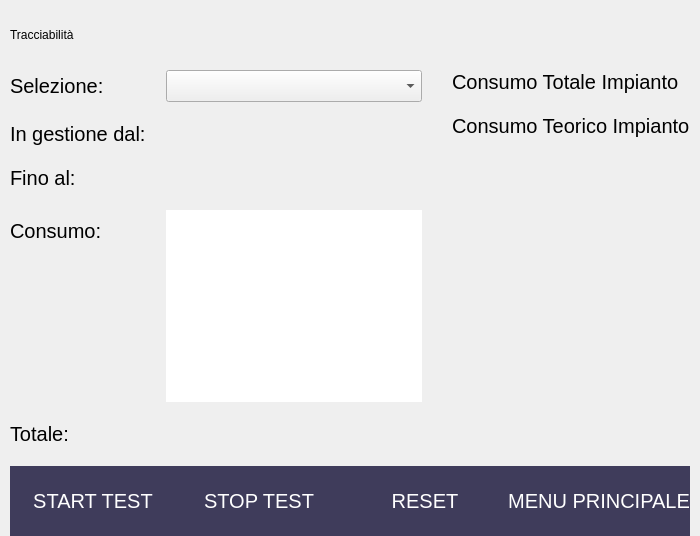
               <widget class="QWidget" name="pgHistory">
                <layout class="QVBoxLayout" name="verticalLayout_9">
                 <property name="spacing">
                  <number>10</number>
                 </property>
                 <property name="leftMargin">
                  <number>10</number>
                 </property>
                 <property name="topMargin">
                  <number>10</number>
                 </property>
                 <property name="rightMargin">
                  <number>10</number>
                 </property>
                 <property name="bottomMargin">
                  <number>0</number>
                 </property>
                 <item>
                  <widget class="QFrame" name="frHistory">
                   <property name="maximumSize">
                    <size>
                     <width>16777215</width>
                     <height>16777215</height>
                    </size>
                   </property>
                   <property name="frameShape">
                    <enum>QFrame::NoFrame</enum>
                   </property>
                   <property name="frameShadow">
                    <enum>QFrame::Plain</enum>
                   </property>
                   <layout class="QGridLayout" name="gridLayout_5">
                    <property name="leftMargin">
                     <number>0</number>
                    </property>
                    <property name="topMargin">
                     <number>0</number>
                    </property>
                    <property name="rightMargin">
                     <number>0</number>
                    </property>
                    <property name="bottomMargin">
                     <number>10</number>
                    </property>
                    <property name="horizontalSpacing">
                     <number>30</number>
                    </property>
                    <property name="verticalSpacing">
                     <number>10</number>
                    </property>
                    <item row="1" column="0">
                     <widget class="QFrame" name="frHistoryLeft">
                      <property name="styleSheet">
                       <string notr="true">font-size: 15pt;</string>
                      </property>
                      <property name="frameShape">
                       <enum>QFrame::NoFrame</enum>
                      </property>
                      <property name="frameShadow">
                       <enum>QFrame::Plain</enum>
                      </property>
                      <layout class="QFormLayout" name="formLayout_2">
                       <property name="horizontalSpacing">
                        <number>20</number>
                       </property>
                       <property name="verticalSpacing">
                        <number>20</number>
                       </property>
                       <property name="leftMargin">
                        <number>0</number>
                       </property>
                       <property name="topMargin">
                        <number>0</number>
                       </property>
                       <property name="rightMargin">
                        <number>0</number>
                       </property>
                       <property name="bottomMargin">
                        <number>0</number>
                       </property>
                       <item row="0" column="0">
                        <widget class="QLabel" name="lblHistorySel">
                         <property name="text">
                          <string>Selezione:</string>
                         </property>
                        </widget>
                       </item>
                       <item row="0" column="1">
                        <widget class="QComboBox" name="comHistorySel">
                         <property name="sizePolicy">
                          <sizepolicy hsizetype="Preferred" vsizetype="Preferred">
                           <horstretch>0</horstretch>
                           <verstretch>0</verstretch>
                          </sizepolicy>
                         </property>
                        </widget>
                       </item>
                       <item row="1" column="0">
                        <widget class="QLabel" name="lblHistoryGestDal">
                         <property name="text">
                          <string>In gestione dal:</string>
                         </property>
                        </widget>
                       </item>
                       <item row="1" column="1">
                        <widget class="QLabel" name="txtHistoryGestDal">
                         <property name="styleSheet">
                          <string notr="true">border: none;</string>
                         </property>
                         <property name="text">
                          <string/>
                         </property>
                         <property name="alignment">
                          <set>Qt::AlignCenter</set>
                         </property>
                        </widget>
                       </item>
                       <item row="3" column="0">
                        <widget class="QLabel" name="lblHistoryCons">
                         <property name="text">
                          <string>Consumo:</string>
                         </property>
                        </widget>
                       </item>
                       <item row="3" column="1">
                        <widget class="QTableWidget" name="tableWidget">
                         <property name="sizePolicy">
                          <sizepolicy hsizetype="Preferred" vsizetype="Preferred">
                           <horstretch>0</horstretch>
                           <verstretch>0</verstretch>
                          </sizepolicy>
                         </property>
                         <property name="styleSheet">
                          <string notr="true"/>
                         </property>
                         <property name="frameShape">
                          <enum>QFrame::NoFrame</enum>
                         </property>
                         <property name="frameShadow">
                          <enum>QFrame::Plain</enum>
                         </property>
                        </widget>
                       </item>
                       <item row="4" column="0">
                        <widget class="QLabel" name="lblHistoryConsTot">
                         <property name="text">
                          <string>Totale:</string>
                         </property>
                        </widget>
                       </item>
                       <item row="4" column="1">
                        <widget class="QLabel" name="txtHistoryConsTot">
                         <property name="styleSheet">
                          <string notr="true">border: none;</string>
                         </property>
                         <property name="text">
                          <string/>
                         </property>
                        </widget>
                       </item>
                       <item row="2" column="0">
                        <widget class="QLabel" name="lblHistoryGestAl">
                         <property name="text">
                          <string>Fino al:</string>
                         </property>
                        </widget>
                       </item>
                       <item row="2" column="1">
                        <widget class="QLabel" name="txtHistoryGestAl">
                         <property name="styleSheet">
                          <string notr="true">border: none;</string>
                         </property>
                         <property name="text">
                          <string/>
                         </property>
                        </widget>
                       </item>
                      </layout>
                     </widget>
                    </item>
                    <item row="0" column="0" colspan="2">
                     <widget class="QLabel" name="lblTest">
                      <property name="minimumSize">
                       <size>
                        <width>400</width>
                        <height>50</height>
                       </size>
                      </property>
                      <property name="maximumSize">
                       <size>
                        <width>16777215</width>
                        <height>50</height>
                       </size>
                      </property>
                      <property name="text">
                       <string>Tracciabilità</string>
                      </property>
                     </widget>
                    </item>
                    <item row="1" column="1">
                     <widget class="QFrame" name="frHistoryRight">
                      <property name="styleSheet">
                       <string notr="true">font-size: 15pt;</string>
                      </property>
                      <property name="frameShape">
                       <enum>QFrame::NoFrame</enum>
                      </property>
                      <property name="frameShadow">
                       <enum>QFrame::Plain</enum>
                      </property>
                      <layout class="QFormLayout" name="formLayout_3">
                       <property name="horizontalSpacing">
                        <number>20</number>
                       </property>
                       <property name="verticalSpacing">
                        <number>20</number>
                       </property>
                       <property name="leftMargin">
                        <number>0</number>
                       </property>
                       <property name="topMargin">
                        <number>0</number>
                       </property>
                       <property name="rightMargin">
                        <number>0</number>
                       </property>
                       <property name="bottomMargin">
                        <number>0</number>
                       </property>
                       <item row="0" column="0">
                        <widget class="QLabel" name="label">
                         <property name="text">
                          <string>Consumo Totale Impianto</string>
                         </property>
                        </widget>
                       </item>
                       <item row="1" column="0">
                        <widget class="QLabel" name="label_3">
                         <property name="text">
                          <string>Consumo Teorico Impianto</string>
                         </property>
                        </widget>
                       </item>
                      </layout>
                     </widget>
                    </item>
                   </layout>
                  </widget>
                 </item>
                 <item>
                  <widget class="QFrame" name="menuCom">
                   <property name="minimumSize">
                    <size>
                     <width>0</width>
                     <height>70</height>
                    </size>
                   </property>
                   <property name="maximumSize">
                    <size>
                     <width>16777215</width>
                     <height>70</height>
                    </size>
                   </property>
                   <property name="styleSheet">
                    <string notr="true">QPushButton {
background-color: #3f3c5b;
color: white;
font-size: 20px;
border: none;
}

QPushButton:hover {
background-color: #bd93f9;
color: white;
}</string>
                   </property>
                   <property name="frameShape">
                    <enum>QFrame::NoFrame</enum>
                   </property>
                   <property name="frameShadow">
                    <enum>QFrame::Plain</enum>
                   </property>
                   <layout class="QHBoxLayout" name="horizontalLayout_8">
                    <property name="spacing">
                     <number>0</number>
                    </property>
                    <property name="leftMargin">
                     <number>0</number>
                    </property>
                    <property name="topMargin">
                     <number>0</number>
                    </property>
                    <property name="rightMargin">
                     <number>0</number>
                    </property>
                    <property name="bottomMargin">
                     <number>0</number>
                    </property>
                    <item>
                     <widget class="QPushButton" name="btnTestStr">
                      <property name="minimumSize">
                       <size>
                        <width>0</width>
                        <height>70</height>
                       </size>
                      </property>
                      <property name="maximumSize">
                       <size>
                        <width>16777215</width>
                        <height>70</height>
                       </size>
                      </property>
                      <property name="text">
                       <string>START TEST</string>
                      </property>
                     </widget>
                    </item>
                    <item>
                     <widget class="QPushButton" name="btnTestSto">
                      <property name="minimumSize">
                       <size>
                        <width>0</width>
                        <height>70</height>
                       </size>
                      </property>
                      <property name="maximumSize">
                       <size>
                        <width>16777215</width>
                        <height>70</height>
                       </size>
                      </property>
                      <property name="text">
                       <string>STOP TEST</string>
                      </property>
                     </widget>
                    </item>
                    <item>
                     <widget class="QPushButton" name="btnTestRes">
                      <property name="minimumSize">
                       <size>
                        <width>0</width>
                        <height>70</height>
                       </size>
                      </property>
                      <property name="maximumSize">
                       <size>
                        <width>16777215</width>
                        <height>70</height>
                       </size>
                      </property>
                      <property name="text">
                       <string>RESET</string>
                      </property>
                     </widget>
                    </item>
                    <item>
                     <widget class="QPushButton" name="btnTestMenu">
                      <property name="minimumSize">
                       <size>
                        <width>0</width>
                        <height>70</height>
                       </size>
                      </property>
                      <property name="maximumSize">
                       <size>
                        <width>16777215</width>
                        <height>70</height>
                       </size>
                      </property>
                      <property name="text">
                       <string>MENU PRINCIPALE</string>
                      </property>
                     </widget>
                    </item>
                   </layout>
                  </widget>
                 </item>
                </layout>
               </widget>
